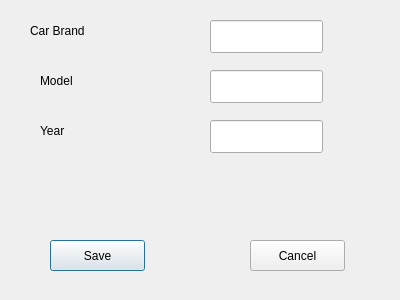
<?xml version="1.0" encoding="UTF-8"?>
<ui version="4.0">
 <class>setcar</class>
 <widget class="QDialog" name="setcar">
  <property name="geometry">
   <rect>
    <x>0</x>
    <y>0</y>
    <width>400</width>
    <height>300</height>
   </rect>
  </property>
  <property name="windowTitle">
   <string>Dialog</string>
  </property>
  <widget class="QLabel" name="label">
   <property name="geometry">
    <rect>
     <x>30</x>
     <y>20</y>
     <width>67</width>
     <height>21</height>
    </rect>
   </property>
   <property name="text">
    <string>Car Brand</string>
   </property>
  </widget>
  <widget class="QLineEdit" name="lineEdit">
   <property name="geometry">
    <rect>
     <x>210</x>
     <y>20</y>
     <width>113</width>
     <height>33</height>
    </rect>
   </property>
  </widget>
  <widget class="QLineEdit" name="lineEdit_2">
   <property name="geometry">
    <rect>
     <x>210</x>
     <y>70</y>
     <width>113</width>
     <height>33</height>
    </rect>
   </property>
  </widget>
  <widget class="QLineEdit" name="lineEdit_3">
   <property name="geometry">
    <rect>
     <x>210</x>
     <y>120</y>
     <width>113</width>
     <height>33</height>
    </rect>
   </property>
  </widget>
  <widget class="QLabel" name="label_2">
   <property name="geometry">
    <rect>
     <x>40</x>
     <y>70</y>
     <width>67</width>
     <height>21</height>
    </rect>
   </property>
   <property name="text">
    <string>Model</string>
   </property>
  </widget>
  <widget class="QLabel" name="label_3">
   <property name="geometry">
    <rect>
     <x>40</x>
     <y>120</y>
     <width>67</width>
     <height>21</height>
    </rect>
   </property>
   <property name="text">
    <string>Year</string>
   </property>
  </widget>
  <widget class="QPushButton" name="pushButton">
   <property name="geometry">
    <rect>
     <x>50</x>
     <y>240</y>
     <width>95</width>
     <height>31</height>
    </rect>
   </property>
   <property name="text">
    <string>Save</string>
   </property>
  </widget>
  <widget class="QPushButton" name="pushButton_2">
   <property name="geometry">
    <rect>
     <x>250</x>
     <y>240</y>
     <width>95</width>
     <height>31</height>
    </rect>
   </property>
   <property name="text">
    <string>Cancel</string>
   </property>
  </widget>
 </widget>
 <resources/>
 <connections>
  <connection>
   <sender>pushButton_2</sender>
   <signal>clicked()</signal>
   <receiver>setcar</receiver>
   <slot>close()</slot>
   <hints>
    <hint type="sourcelabel">
     <x>299</x>
     <y>260</y>
    </hint>
    <hint type="destinationlabel">
     <x>311</x>
     <y>288</y>
    </hint>
   </hints>
  </connection>
  <connection>
   <sender>pushButton</sender>
   <signal>clicked()</signal>
   <receiver>setcar</receiver>
   <slot>hide()</slot>
   <hints>
    <hint type="sourcelabel">
     <x>107</x>
     <y>260</y>
    </hint>
    <hint type="destinationlabel">
     <x>112</x>
     <y>230</y>
    </hint>
   </hints>
  </connection>
 </connections>
</ui>
